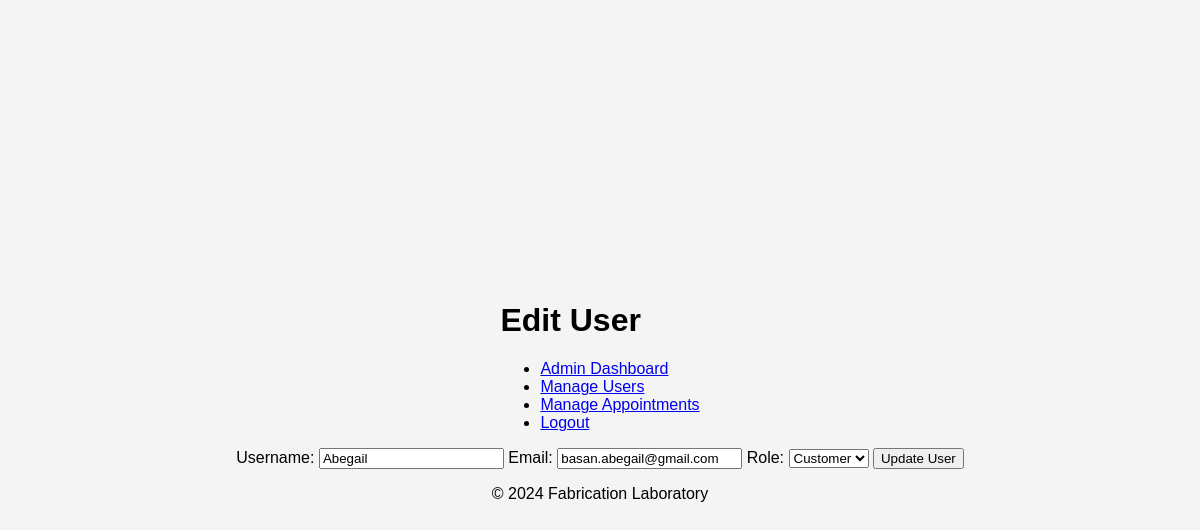
/php/edit_user.php?id=10 (signed in), run on the app's committed database.
### tables this page shows
CREATE TABLE `users` (
  `user_id` int(11) NOT NULL,
  `username` varchar(50) NOT NULL,
  `email` varchar(100) NOT NULL,
  `password` varchar(255) DEFAULT NULL,
  `profile_picture` varchar(255) DEFAULT NULL,
  `role` enum('admin','customer') DEFAULT 'customer',
  `verification_code` varchar(6) DEFAULT NULL,
  `is_verified` tinyint(1) DEFAULT 0,
  `reset_token` varchar(255) DEFAULT NULL,
  `verification_code_expires_at` datetime DEFAULT NULL
);

### php/edit_user.php (the view, shortened to what this page needs)
<?php
include('connection.php');
$user_id = $_GET['id'];
$user_query = "SELECT * FROM users WHERE user_id = ?";
$stmt = $database->prepare($user_query);
$stmt->bind_param("i", $user_id);
$stmt->execute();
$user_result = $stmt->get_result();
$user = $user_result->fetch_assoc();
?>
<!DOCTYPE html>
<html lang="en">
<head>
    <link rel="stylesheet" href="userboard2.css">
</head>
<body>
    <header>
        <h1>Edit User</h1>
        <nav>
            <ul>
                <li><a href="admin_dashboard.php">Admin Dashboard</a></li>
                <li><a href="manage_users.php">Manage Users</a></li>
                <li><a href="manage_appointments.php">Manage Appointments</a></li>
                <li><a href="logout.php">Logout</a></li>
            </ul>
        </nav>
    </header>
    <main>
        <form action="" method="POST">
            <label for="username">Username:</label>
            <input type="text" id="username" name="username" value="<?php echo htmlspecialchars($user['username']); ?>" required>
            <label for="email">Email:</label>
            <input type="email" id="email" name="email" value="<?php echo htmlspecialchars($user['email']); ?>" required>
            <label for="role">Role:</label>
            <select id="role" name="role" required>
                <option value="customer" <?php echo ($user['role'] === 'customer') ? 'selected' : ''; ?>>Customer</option>
            </select>
            <button type="submit">Update User</button>
        </form>
    </main>
    <footer>
        <p>&copy; 2024 Fabrication Laboratory</p>
    </footer>
</body>
</html>

### php/userboard2.css (style rules this page uses)
body { font-family: Arial, sans-serif; background-color: #f4f4f4; margin: 0; padding: 0; display: flex; justify-content: center; align-items: center; height: 100vh; flex-direction: column; }

### data on the page
users: username "Abegail", email "basan.abegail@gmail.com", role "Customer"
